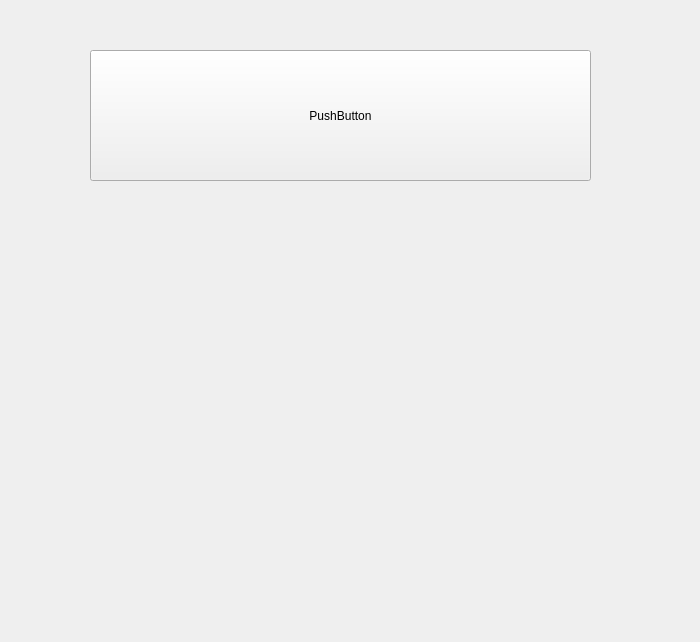
<?xml version="1.0" encoding="UTF-8"?>
<ui version="4.0">
 <class>Form</class>
 <widget class="QWidget" name="Form">
  <property name="geometry">
   <rect>
    <x>0</x>
    <y>0</y>
    <width>700</width>
    <height>642</height>
   </rect>
  </property>
  <property name="windowTitle">
   <string>Form</string>
  </property>
  <widget class="QWidget" name="widget" native="true">
   <property name="geometry">
    <rect>
     <x>120</x>
     <y>230</y>
     <width>501</width>
     <height>371</height>
    </rect>
   </property>
  </widget>
  <widget class="QPushButton" name="pushButton">
   <property name="geometry">
    <rect>
     <x>90</x>
     <y>50</y>
     <width>501</width>
     <height>131</height>
    </rect>
   </property>
   <property name="text">
    <string>PushButton</string>
   </property>
  </widget>
 </widget>
 <resources/>
 <connections/>
</ui>
